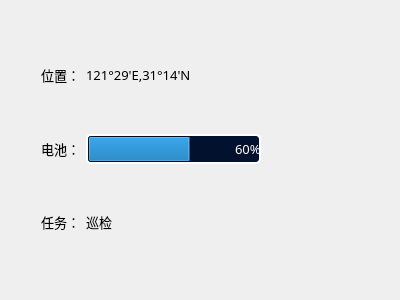
<?xml version="1.0" encoding="UTF-8"?>
<ui version="4.0">
 <class>StateWidget</class>
 <widget class="QWidget" name="StateWidget">
  <property name="geometry">
   <rect>
    <x>0</x>
    <y>0</y>
    <width>400</width>
    <height>300</height>
   </rect>
  </property>
  <property name="windowTitle">
   <string>Form</string>
  </property>
  <widget class="QWidget" name="layoutWidget">
   <property name="geometry">
    <rect>
     <x>41</x>
     <y>65</y>
     <width>220</width>
     <height>167</height>
    </rect>
   </property>
   <layout class="QGridLayout" name="gridLayout">
    <item row="0" column="0">
     <widget class="QLabel" name="label">
      <property name="font">
       <font>
        <family>黑体</family>
        <pointsize>10</pointsize>
       </font>
      </property>
      <property name="text">
       <string>位置：</string>
      </property>
     </widget>
    </item>
    <item row="0" column="1">
     <widget class="QLabel" name="label_2">
      <property name="font">
       <font>
        <family>黑体</family>
        <pointsize>10</pointsize>
       </font>
      </property>
      <property name="text">
       <string>121°29'E,31°14'N</string>
      </property>
     </widget>
    </item>
    <item row="1" column="0">
     <spacer name="verticalSpacer">
      <property name="orientation">
       <enum>Qt::Vertical</enum>
      </property>
      <property name="sizeHint" stdset="0">
       <size>
        <width>20</width>
        <height>40</height>
       </size>
      </property>
     </spacer>
    </item>
    <item row="1" column="1">
     <spacer name="verticalSpacer_3">
      <property name="orientation">
       <enum>Qt::Vertical</enum>
      </property>
      <property name="sizeHint" stdset="0">
       <size>
        <width>20</width>
        <height>40</height>
       </size>
      </property>
     </spacer>
    </item>
    <item row="2" column="0">
     <widget class="QLabel" name="label_3">
      <property name="font">
       <font>
        <family>黑体</family>
        <pointsize>10</pointsize>
       </font>
      </property>
      <property name="text">
       <string>电池：</string>
      </property>
     </widget>
    </item>
    <item row="3" column="0">
     <spacer name="verticalSpacer_2">
      <property name="orientation">
       <enum>Qt::Vertical</enum>
      </property>
      <property name="sizeHint" stdset="0">
       <size>
        <width>20</width>
        <height>40</height>
       </size>
      </property>
     </spacer>
    </item>
    <item row="3" column="1">
     <spacer name="verticalSpacer_4">
      <property name="orientation">
       <enum>Qt::Vertical</enum>
      </property>
      <property name="sizeHint" stdset="0">
       <size>
        <width>20</width>
        <height>28</height>
       </size>
      </property>
     </spacer>
    </item>
    <item row="4" column="0">
     <widget class="QLabel" name="label_4">
      <property name="font">
       <font>
        <family>黑体</family>
        <pointsize>10</pointsize>
       </font>
      </property>
      <property name="text">
       <string>任务：</string>
      </property>
     </widget>
    </item>
    <item row="4" column="1">
     <widget class="QLabel" name="label_5">
      <property name="font">
       <font>
        <family>黑体</family>
        <pointsize>10</pointsize>
       </font>
      </property>
      <property name="text">
       <string>巡检</string>
      </property>
     </widget>
    </item>
    <item row="2" column="1">
     <widget class="QProgressBar" name="progressBar">
      <property name="maximumSize">
       <size>
        <width>16777215</width>
        <height>81</height>
       </size>
      </property>
      <property name="font">
       <font>
        <family>黑体</family>
        <pointsize>10</pointsize>
       </font>
      </property>
      <property name="styleSheet">
       <string notr="true">QProgressBar {
   border: 2px solid white;
   border-radius: 5px;
   background-color: #02112E;
   color:white
}
QProgressBar {
   border: 2px solid white;
   border-radius: 5px;
   text-align: right;
}</string>
      </property>
      <property name="value">
       <number>60</number>
      </property>
      <property name="textVisible">
       <bool>true</bool>
      </property>
      <property name="orientation">
       <enum>Qt::Horizontal</enum>
      </property>
      <property name="textDirection">
       <enum>QProgressBar::BottomToTop</enum>
      </property>
     </widget>
    </item>
   </layout>
  </widget>
 </widget>
 <resources/>
 <connections/>
</ui>
